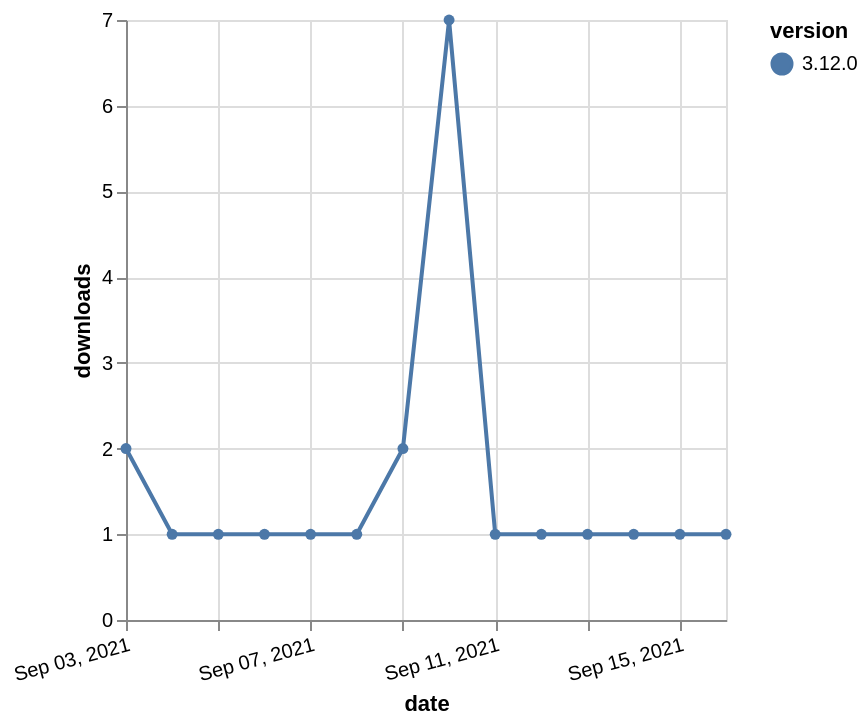

Describe this chart as a Vega-Lite specification.
### Vega-Lite specification from a JSON file in a GitHub repository (floating-point values rounded to 4 significant figures)
{"$schema": "https://vega.github.io/schema/vega-lite/v5.json", "description": "A simple bar chart with embedded data.", "data": {"values": [{"date": "2021-09-03", "total": 516, "delta": 2, "version": "3.12.0"}, {"date": "2021-09-04", "total": 517, "delta": 1, "version": "3.12.0"}, {"date": "2021-09-05", "total": 518, "delta": 1, "version": "3.12.0"}, {"date": "2021-09-06", "total": 519, "delta": 1, "version": "3.12.0"}, {"date": "2021-09-07", "total": 520, "delta": 1, "version": "3.12.0"}, {"date": "2021-09-08", "total": 521, "delta": 1, "version": "3.12.0"}, {"date": "2021-09-09", "total": 523, "delta": 2, "version": "3.12.0"}, {"date": "2021-09-10", "total": 530, "delta": 7, "version": "3.12.0"}, {"date": "2021-09-11", "total": 531, "delta": 1, "version": "3.12.0"}, {"date": "2021-09-12", "total": 532, "delta": 1, "version": "3.12.0"}, {"date": "2021-09-13", "total": 533, "delta": 1, "version": "3.12.0"}, {"date": "2021-09-14", "total": 534, "delta": 1, "version": "3.12.0"}, {"date": "2021-09-15", "total": 535, "delta": 1, "version": "3.12.0"}, {"date": "2021-09-16", "total": 536, "delta": 1, "version": "3.12.0"}]}, "width": "container", "mark": {"type": "line", "point": {"filled": true}}, "encoding": {"x": {"field": "date", "type": "temporal", "timeUnit": "yearmonthdate", "title": "date", "axis": {"labelAngle": -15}}, "y": {"field": "delta", "type": "quantitative", "title": "downloads"}, "color": {"field": "version", "type": "nominal"}, "tooltip": {"field": "delta"}}}
